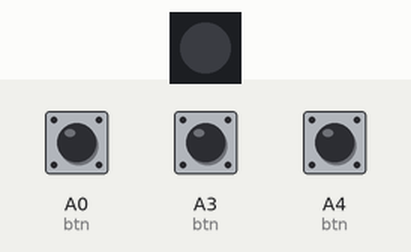
Recording of a program running on a simulated CircuitPython board. Shown: 1 RGB LEDs in strip order, left to right. The inputs (shaded band) are chosen by the test bench; at power-on: A0 (btn) LOW, A3 (btn) LOW, A4 (btn) LOW. Dim RGB values are drawn brighter than linear; touch pads read as touched when driven HIGH.

Above: at 1.2 s.
1.3 s: A0 (btn) pulled HIGH for 1 s
At 1.7 s:
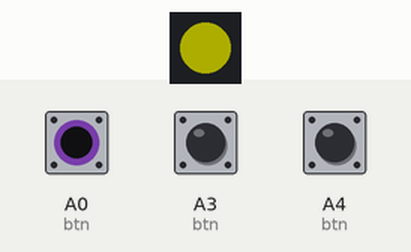
3.9 s: A3 (btn) pulled HIGH for 3.2 s
At 4.3 s:
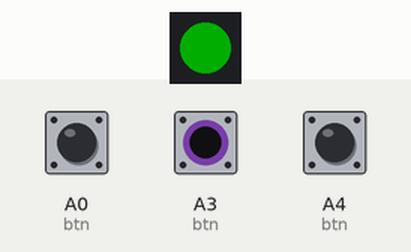
8.6 s: A4 (btn) pulled HIGH for 0.15 s
At 9.0 s:
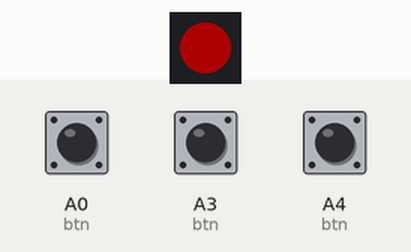
10.6 s: A4 (btn) pulled HIGH for 3.2 s
At 15.0 s:
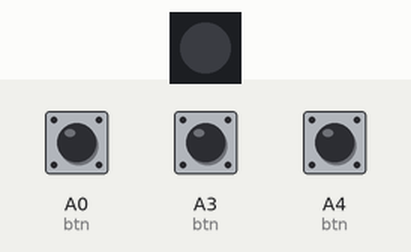
15.3 s: A0 (btn) pulled HIGH for 3.2 s
At 15.7 s:
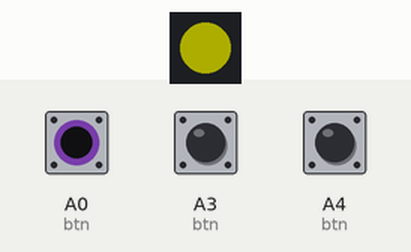
Timing chart, 0 to 20.3 s (numbered marks = the images above; inputs shaded):
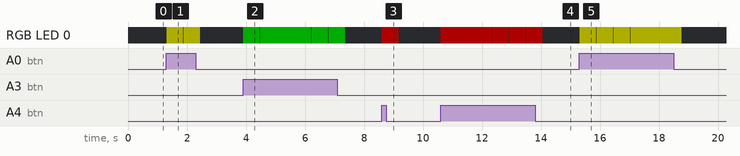

The program:

code.py
```python
import board
import pwmio
import pulseio
import array
import touchio
import time
import adafruit_dotstar

#based on https://techdocs.altium.com/display/FPGA/NEC+Infrared+Transmission+Protocol
#   and timing measurements on universal remote
preamble = [9000, 4500]
period1 = 560
period2 = period1 * 3
b0 = [period1, period1]
b1 = [period1, period2]
end = [period1]
bits = { '0': b0, '1': b1 }
inv = { '0': '1', '1': '0' }

def getBinWithInv(byteVal):
    byteValB = '{0:08b}'.format(byteVal)
    return list(byteValB) + [ inv[c] for c in byteValB ]

def getPulseArray(valB):
    return array.array('H', preamble + list([ p for c in valB for p in bits[c] ]) + end)

def getPulses(byteAddr, byteCmd):
    addrB = getBinWithInv(byteAddr)
    cmdB = getBinWithInv(byteCmd)
    return getPulseArray(addrB + cmdB)

def getPulsesUInt32(val):
    valB = '{0:032b}'.format(val)
    return getPulseArray(valB)

#codes https://gitlab.com/snippets/1690600
#all of the following are the same
#onoffPulses = array.array('H', preamble + b0+b0+b1+b0 + b0+b0+b0+b0 + b1+b1+b0+b1 + b1+b1+b1+b1 + b0+b0+b0+b1 + b0+b0+b0+b0 + b1+b1+b1+b0 + b1+b1+b1+b1 + end)
#onoffPulses = getPulsesUInt32(0x20DF10EF)
#onoffPulses = getPulses(0x20,0x10)

p = pwmio.PWMOut(board.A1, frequency=38000, duty_cycle=0x8000)
b = pulseio.PulseOut(p)

dot = adafruit_dotstar.DotStar(board.APA102_SCK, board.APA102_MOSI, 1, brightness=0.2)
dotOff = [0,0,0]
dot[0] = dotOff

btnMap = [
    { 'desc': 'off',    'pulses': getPulses(0x20, 0xA3), 'btn': touchio.TouchIn(board.A4), 'dotVal': [255,  0,  0] },
    { 'desc': 'on',     'pulses': getPulses(0x20, 0x23), 'btn': touchio.TouchIn(board.A3), 'dotVal': [  0,255,  0] },
    { 'desc': 'onoff',  'pulses': getPulses(0x20, 0x10), 'btn': touchio.TouchIn(board.A0), 'dotVal': [255,255,  0] }
]

while True:
    input = None
    for btnItem in btnMap:
        if btnItem['btn'].value:
            input = btnItem
    if input:
        dot[0] = input['dotVal']
        b.send(input['pulses'])
        time.sleep(0.5)
        dot[0] = dotOff
    time.sleep(0.01)
```

Measured:
- after the input at 1.3 s, RGB LED 0: alternates RGB(51, 51, 0) for 0.57 s and off for 0.01 s, 4 changes in all, then stays off, starting at once
- after the input at 3.9 s, RGB LED 0: alternates RGB(0, 51, 0) for 0.57 s and off for 0.01 s, 12 changes in all, then stays off, starting at once
- after the input at 8.6 s, RGB LED 0: off → RGB(51, 0, 0) at once, → off 0.57 s later
- after the input at 10.6 s, RGB LED 0: alternates RGB(51, 0, 0) for 0.57 s and off for 0.01 s, 12 changes in all, then stays off, starting at once
- after the input at 15.3 s, RGB LED 0: alternates RGB(51, 51, 0) for 0.57 s and off for 0.01 s, 12 changes in all, then stays off, starting at once
